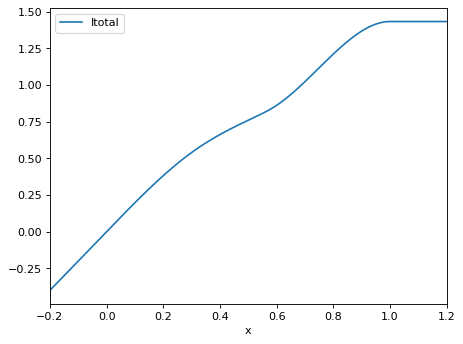

Reproduce this figure in Python.
import itertools
import numpy
import pandas as pd
import scipy.optimize
from dms_variants.ispline import Isplines_total

order = 3
mesh = [0.0, 0.3, 0.5, 0.6, 1.0]
x = numpy.array([0, 0.2, 0.3, 0.4, 0.8, 0.99999])
isplines_total = Isplines_total(order, mesh, x)
weights = numpy.array([1.2, 2, 1.2, 1.2, 3, 0]) / 6
numpy.round(isplines_total.Itotal(weights, w_lower=0), 2)
# array([0.  , 0.38, 0.54, 0.66, 1.21, 1.43])

# Now calculate using some points that require linear extrapolation
# outside the mesh and also have a nonzero `w_lower`:

x2 = numpy.array([-0.5, -0.25, 0, 0.01, 1.0, 1.5])
isplines_total2 = Isplines_total(order, mesh, x2)
numpy.round(isplines_total2.Itotal(weights, w_lower=1), 3)
# array([0.   , 0.5  , 1.   , 1.02 , 2.433, 2.433])

# Test :meth:`Isplines_total.dItotal_dx`:

x_deriv = numpy.array([-0.5, -0.25, 0, 0.01, 0.5, 0.7, 1.0, 1.5])
for xval in x_deriv:
    xval = numpy.array([xval])
    def func(xval):
        return Isplines_total(order, mesh, xval).Itotal(weights, 0)
    def dfunc(xval):
        return Isplines_total(order, mesh, xval).dItotal_dx(weights)
    err = scipy.optimize.check_grad(func, dfunc, xval)
    if err > 1e-5:
        raise ValueError(f"excess err {err} for {xval}")

(isplines_total.dItotal_dw_lower() == numpy.ones(x.shape)).all()
# True

# Test :meth:`Isplines_total.dItotal_dweights`:

isplines_total3 = Isplines_total(order, mesh, x_deriv)
wl = 1.5
(isplines_total3.dItotal_dweights(weights, wl).shape ==
 (len(x_deriv), len(weights)))
# True
weightslist = list(weights)
for ix, iw in itertools.product(range(len(x_deriv)),
                                range(len(weights))):
    w = numpy.array([weightslist[iw]])
    def func(w):
        iweights = numpy.array(weightslist[: iw] +
                               list(w) +
                               weightslist[iw + 1:])
        return isplines_total3.Itotal(iweights, wl)[ix]
    def dfunc(w):
        iweights = numpy.array(weightslist[: iw] +
                               list(w) +
                               weightslist[iw + 1:])
        return isplines_total3.dItotal_dweights(iweights, wl)[ix,
                                                              iw]
    err = scipy.optimize.check_grad(func, dfunc, w)
    if err > 1e-6:
        raise ValueError(f"excess err {err} for {ix, iw}")

# Plot the total of the I-spline family shown in Fig. 1 of
# `Ramsay (1988)`_, adding some linear extrapolation outside the
# mesh range:

xplot = numpy.linspace(-0.2, 1.2, 1000)
isplines_totalplot = Isplines_total(order, mesh, xplot)
df = pd.DataFrame({'x': xplot,
                   'Itotal': isplines_totalplot.Itotal(weights, 0)})
_ = df.plot(x='x', y='Itotal')
